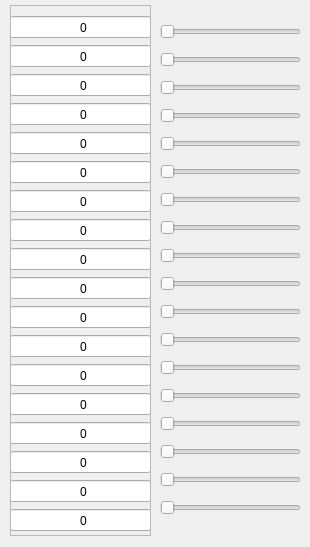
      <widget class="QWidget" name="tab_14">
       <attribute name="title">
        <string>2019</string>
       </attribute>
       <widget class="QFrame" name="verticalFrame_37">
        <property name="geometry">
         <rect>
          <x>10</x>
          <y>15</y>
          <width>141</width>
          <height>521</height>
         </rect>
        </property>
        <layout class="QVBoxLayout" name="verticalLayout_38">
         <property name="leftMargin">
          <number>0</number>
         </property>
         <property name="topMargin">
          <number>0</number>
         </property>
         <property name="rightMargin">
          <number>0</number>
         </property>
         <property name="bottomMargin">
          <number>0</number>
         </property>
         <item>
          <widget class="QLineEdit" name="lineEdit_1_2110">
           <property name="inputMethodHints">
            <set>Qt::ImhDigitsOnly</set>
           </property>
           <property name="text">
            <string/>
           </property>
           <property name="maxLength">
            <number>20</number>
           </property>
           <property name="alignment">
            <set>Qt::AlignLeading|Qt::AlignLeft|Qt::AlignVCenter</set>
           </property>
           <property name="cursorMoveStyle">
            <enum>Qt::LogicalMoveStyle</enum>
           </property>
           <property name="clearButtonEnabled">
            <bool>true</bool>
           </property>
          </widget>
         </item>
         <item>
          <widget class="QLineEdit" name="lineEdit_1_2120">
           <property name="inputMethodHints">
            <set>Qt::ImhDigitsOnly</set>
           </property>
           <property name="text">
            <string/>
           </property>
           <property name="maxLength">
            <number>20</number>
           </property>
           <property name="alignment">
            <set>Qt::AlignLeading|Qt::AlignLeft|Qt::AlignVCenter</set>
           </property>
           <property name="clearButtonEnabled">
            <bool>true</bool>
           </property>
          </widget>
         </item>
         <item>
          <widget class="QLineEdit" name="lineEdit_1_2100">
           <property name="inputMethodHints">
            <set>Qt::ImhDigitsOnly</set>
           </property>
           <property name="text">
            <string/>
           </property>
           <property name="maxLength">
            <number>20</number>
           </property>
           <property name="alignment">
            <set>Qt::AlignLeading|Qt::AlignLeft|Qt::AlignVCenter</set>
           </property>
           <property name="clearButtonEnabled">
            <bool>true</bool>
           </property>
          </widget>
         </item>
         <item>
          <widget class="QLineEdit" name="lineEdit_1_2210">
           <property name="inputMethodHints">
            <set>Qt::ImhDigitsOnly</set>
           </property>
           <property name="text">
            <string/>
           </property>
           <property name="maxLength">
            <number>20</number>
           </property>
           <property name="alignment">
            <set>Qt::AlignLeading|Qt::AlignLeft|Qt::AlignVCenter</set>
           </property>
           <property name="clearButtonEnabled">
            <bool>true</bool>
           </property>
          </widget>
         </item>
         <item>
          <widget class="QLineEdit" name="lineEdit_1_2220">
           <property name="inputMethodHints">
            <set>Qt::ImhDigitsOnly</set>
           </property>
           <property name="text">
            <string/>
           </property>
           <property name="maxLength">
            <number>20</number>
           </property>
           <property name="alignment">
            <set>Qt::AlignLeading|Qt::AlignLeft|Qt::AlignVCenter</set>
           </property>
           <property name="clearButtonEnabled">
            <bool>true</bool>
           </property>
          </widget>
         </item>
         <item>
          <widget class="QLineEdit" name="lineEdit_1_2200">
           <property name="inputMethodHints">
            <set>Qt::ImhDigitsOnly</set>
           </property>
           <property name="text">
            <string/>
           </property>
           <property name="maxLength">
            <number>20</number>
           </property>
           <property name="alignment">
            <set>Qt::AlignLeading|Qt::AlignLeft|Qt::AlignVCenter</set>
           </property>
           <property name="clearButtonEnabled">
            <bool>true</bool>
           </property>
          </widget>
         </item>
         <item>
          <widget class="QLineEdit" name="lineEdit_1_2310">
           <property name="inputMethodHints">
            <set>Qt::ImhDigitsOnly</set>
           </property>
           <property name="text">
            <string/>
           </property>
           <property name="maxLength">
            <number>20</number>
           </property>
           <property name="alignment">
            <set>Qt::AlignLeading|Qt::AlignLeft|Qt::AlignVCenter</set>
           </property>
           <property name="clearButtonEnabled">
            <bool>true</bool>
           </property>
          </widget>
         </item>
         <item>
          <widget class="QLineEdit" name="lineEdit_1_2320">
           <property name="inputMethodHints">
            <set>Qt::ImhDigitsOnly</set>
           </property>
           <property name="text">
            <string/>
           </property>
           <property name="maxLength">
            <number>20</number>
           </property>
           <property name="alignment">
            <set>Qt::AlignLeading|Qt::AlignLeft|Qt::AlignVCenter</set>
           </property>
           <property name="clearButtonEnabled">
            <bool>true</bool>
           </property>
          </widget>
         </item>
         <item>
          <widget class="QLineEdit" name="lineEdit_1_2330">
           <property name="inputMethodHints">
            <set>Qt::ImhDigitsOnly</set>
           </property>
           <property name="text">
            <string/>
           </property>
           <property name="maxLength">
            <number>20</number>
           </property>
           <property name="alignment">
            <set>Qt::AlignLeading|Qt::AlignLeft|Qt::AlignVCenter</set>
           </property>
           <property name="clearButtonEnabled">
            <bool>true</bool>
           </property>
          </widget>
         </item>
         <item>
          <widget class="QLineEdit" name="lineEdit_1_2340">
           <property name="inputMethodHints">
            <set>Qt::ImhDigitsOnly</set>
           </property>
           <property name="text">
            <string/>
           </property>
           <property name="maxLength">
            <number>20</number>
           </property>
           <property name="alignment">
            <set>Qt::AlignLeading|Qt::AlignLeft|Qt::AlignVCenter</set>
           </property>
           <property name="clearButtonEnabled">
            <bool>true</bool>
           </property>
          </widget>
         </item>
         <item>
          <widget class="QLineEdit" name="lineEdit_1_2350">
           <property name="inputMethodHints">
            <set>Qt::ImhDigitsOnly</set>
           </property>
           <property name="text">
            <string/>
           </property>
           <property name="maxLength">
            <number>20</number>
           </property>
           <property name="alignment">
            <set>Qt::AlignLeading|Qt::AlignLeft|Qt::AlignVCenter</set>
           </property>
           <property name="clearButtonEnabled">
            <bool>true</bool>
           </property>
          </widget>
         </item>
         <item>
          <widget class="QLineEdit" name="lineEdit_1_2300">
           <property name="inputMethodHints">
            <set>Qt::ImhDigitsOnly</set>
           </property>
           <property name="text">
            <string/>
           </property>
           <property name="maxLength">
            <number>20</number>
           </property>
           <property name="alignment">
            <set>Qt::AlignLeading|Qt::AlignLeft|Qt::AlignVCenter</set>
           </property>
           <property name="clearButtonEnabled">
            <bool>true</bool>
           </property>
          </widget>
         </item>
         <item>
          <widget class="QLineEdit" name="lineEdit_1_2410">
           <property name="inputMethodHints">
            <set>Qt::ImhDigitsOnly</set>
           </property>
           <property name="text">
            <string/>
           </property>
           <property name="maxLength">
            <number>20</number>
           </property>
           <property name="alignment">
            <set>Qt::AlignLeading|Qt::AlignLeft|Qt::AlignVCenter</set>
           </property>
           <property name="clearButtonEnabled">
            <bool>true</bool>
           </property>
          </widget>
         </item>
         <item>
          <widget class="QLineEdit" name="lineEdit_1_2421">
           <property name="inputMethodHints">
            <set>Qt::ImhDigitsOnly</set>
           </property>
           <property name="text">
            <string/>
           </property>
           <property name="maxLength">
            <number>20</number>
           </property>
           <property name="alignment">
            <set>Qt::AlignLeading|Qt::AlignLeft|Qt::AlignVCenter</set>
           </property>
           <property name="clearButtonEnabled">
            <bool>true</bool>
           </property>
          </widget>
         </item>
         <item>
          <widget class="QLineEdit" name="lineEdit_1_2430">
           <property name="inputMethodHints">
            <set>Qt::ImhDigitsOnly</set>
           </property>
           <property name="text">
            <string/>
           </property>
           <property name="maxLength">
            <number>20</number>
           </property>
           <property name="alignment">
            <set>Qt::AlignLeading|Qt::AlignLeft|Qt::AlignVCenter</set>
           </property>
           <property name="clearButtonEnabled">
            <bool>true</bool>
           </property>
          </widget>
         </item>
         <item>
          <widget class="QLineEdit" name="lineEdit_1_2450">
           <property name="inputMethodHints">
            <set>Qt::ImhDigitsOnly</set>
           </property>
           <property name="text">
            <string/>
           </property>
           <property name="maxLength">
            <number>20</number>
           </property>
           <property name="alignment">
            <set>Qt::AlignLeading|Qt::AlignLeft|Qt::AlignVCenter</set>
           </property>
           <property name="clearButtonEnabled">
            <bool>true</bool>
           </property>
          </widget>
         </item>
         <item>
          <widget class="QLineEdit" name="lineEdit_1_2460">
           <property name="inputMethodHints">
            <set>Qt::ImhDigitsOnly</set>
           </property>
           <property name="text">
            <string/>
           </property>
           <property name="maxLength">
            <number>20</number>
           </property>
           <property name="alignment">
            <set>Qt::AlignLeading|Qt::AlignLeft|Qt::AlignVCenter</set>
           </property>
           <property name="clearButtonEnabled">
            <bool>true</bool>
           </property>
          </widget>
         </item>
         <item>
          <widget class="QLineEdit" name="lineEdit_1_2400">
           <property name="inputMethodHints">
            <set>Qt::ImhDigitsOnly</set>
           </property>
           <property name="text">
            <string/>
           </property>
           <property name="maxLength">
            <number>20</number>
           </property>
           <property name="alignment">
            <set>Qt::AlignLeading|Qt::AlignLeft|Qt::AlignVCenter</set>
           </property>
           <property name="clearButtonEnabled">
            <bool>true</bool>
           </property>
          </widget>
         </item>
        </layout>
       </widget>
       <widget class="QFrame" name="frame_9">
        <property name="geometry">
         <rect>
          <x>10</x>
          <y>5</y>
          <width>141</width>
          <height>531</height>
         </rect>
        </property>
        <property name="frameShape">
         <enum>QFrame::StyledPanel</enum>
        </property>
        <property name="frameShadow">
         <enum>QFrame::Raised</enum>
        </property>
        <widget class="QLabel" name="label_273">
         <property name="geometry">
          <rect>
           <x>50</x>
           <y>16</y>
           <width>47</width>
           <height>13</height>
          </rect>
         </property>
         <property name="text">
          <string>0</string>
         </property>
         <property name="alignment">
          <set>Qt::AlignCenter</set>
         </property>
        </widget>
        <widget class="QLabel" name="label_274">
         <property name="geometry">
          <rect>
           <x>50</x>
           <y>45</y>
           <width>47</width>
           <height>13</height>
          </rect>
         </property>
         <property name="text">
          <string>0</string>
         </property>
         <property name="alignment">
          <set>Qt::AlignCenter</set>
         </property>
        </widget>
        <widget class="QLabel" name="label_275">
         <property name="geometry">
          <rect>
           <x>50</x>
           <y>74</y>
           <width>47</width>
           <height>13</height>
          </rect>
         </property>
         <property name="text">
          <string>0</string>
         </property>
         <property name="alignment">
          <set>Qt::AlignCenter</set>
         </property>
        </widget>
        <widget class="QLabel" name="label_276">
         <property name="geometry">
          <rect>
           <x>50</x>
           <y>103</y>
           <width>47</width>
           <height>13</height>
          </rect>
         </property>
         <property name="text">
          <string>0</string>
         </property>
         <property name="alignment">
          <set>Qt::AlignCenter</set>
         </property>
        </widget>
        <widget class="QLabel" name="label_277">
         <property name="geometry">
          <rect>
           <x>50</x>
           <y>132</y>
           <width>47</width>
           <height>13</height>
          </rect>
         </property>
         <property name="text">
          <string>0</string>
         </property>
         <property name="alignment">
          <set>Qt::AlignCenter</set>
         </property>
        </widget>
        <widget class="QLabel" name="label_278">
         <property name="geometry">
          <rect>
           <x>50</x>
           <y>161</y>
           <width>47</width>
           <height>13</height>
          </rect>
         </property>
         <property name="text">
          <string>0</string>
         </property>
         <property name="alignment">
          <set>Qt::AlignCenter</set>
         </property>
        </widget>
        <widget class="QLabel" name="label_279">
         <property name="geometry">
          <rect>
           <x>50</x>
           <y>190</y>
           <width>47</width>
           <height>13</height>
          </rect>
         </property>
         <property name="text">
          <string>0</string>
         </property>
         <property name="alignment">
          <set>Qt::AlignCenter</set>
         </property>
        </widget>
        <widget class="QLabel" name="label_280">
         <property name="geometry">
          <rect>
           <x>50</x>
           <y>219</y>
           <width>47</width>
           <height>13</height>
          </rect>
         </property>
         <property name="text">
          <string>0</string>
         </property>
         <property name="alignment">
          <set>Qt::AlignCenter</set>
         </property>
        </widget>
        <widget class="QLabel" name="label_281">
         <property name="geometry">
          <rect>
           <x>50</x>
           <y>248</y>
           <width>47</width>
           <height>13</height>
          </rect>
         </property>
         <property name="text">
          <string>0</string>
         </property>
         <property name="alignment">
          <set>Qt::AlignCenter</set>
         </property>
        </widget>
        <widget class="QLabel" name="label_282">
         <property name="geometry">
          <rect>
           <x>50</x>
           <y>277</y>
           <width>47</width>
           <height>13</height>
          </rect>
         </property>
         <property name="text">
          <string>0</string>
         </property>
         <property name="alignment">
          <set>Qt::AlignCenter</set>
         </property>
        </widget>
        <widget class="QLabel" name="label_283">
         <property name="geometry">
          <rect>
           <x>50</x>
           <y>335</y>
           <width>47</width>
           <height>13</height>
          </rect>
         </property>
         <property name="text">
          <string>0</string>
         </property>
         <property name="alignment">
          <set>Qt::AlignCenter</set>
         </property>
        </widget>
        <widget class="QLabel" name="label_284">
         <property name="geometry">
          <rect>
           <x>50</x>
           <y>364</y>
           <width>47</width>
           <height>13</height>
          </rect>
         </property>
         <property name="text">
          <string>0</string>
         </property>
         <property name="alignment">
          <set>Qt::AlignCenter</set>
         </property>
        </widget>
        <widget class="QLabel" name="label_285">
         <property name="geometry">
          <rect>
           <x>50</x>
           <y>393</y>
           <width>47</width>
           <height>13</height>
          </rect>
         </property>
         <property name="text">
          <string>0</string>
         </property>
         <property name="alignment">
          <set>Qt::AlignCenter</set>
         </property>
        </widget>
        <widget class="QLabel" name="label_286">
         <property name="geometry">
          <rect>
           <x>50</x>
           <y>422</y>
           <width>47</width>
           <height>13</height>
          </rect>
         </property>
         <property name="text">
          <string>0</string>
         </property>
         <property name="alignment">
          <set>Qt::AlignCenter</set>
         </property>
        </widget>
        <widget class="QLabel" name="label_287">
         <property name="geometry">
          <rect>
           <x>50</x>
           <y>451</y>
           <width>47</width>
           <height>13</height>
          </rect>
         </property>
         <property name="text">
          <string>0</string>
         </property>
         <property name="alignment">
          <set>Qt::AlignCenter</set>
         </property>
        </widget>
        <widget class="QLabel" name="label_288">
         <property name="geometry">
          <rect>
           <x>50</x>
           <y>480</y>
           <width>47</width>
           <height>13</height>
          </rect>
         </property>
         <property name="text">
          <string>0</string>
         </property>
         <property name="alignment">
          <set>Qt::AlignCenter</set>
         </property>
        </widget>
        <widget class="QLabel" name="label_289">
         <property name="geometry">
          <rect>
           <x>50</x>
           <y>509</y>
           <width>47</width>
           <height>13</height>
          </rect>
         </property>
         <property name="text">
          <string>0</string>
         </property>
         <property name="alignment">
          <set>Qt::AlignCenter</set>
         </property>
        </widget>
        <widget class="QLabel" name="label_290">
         <property name="geometry">
          <rect>
           <x>50</x>
           <y>306</y>
           <width>47</width>
           <height>13</height>
          </rect>
         </property>
         <property name="text">
          <string>0</string>
         </property>
         <property name="alignment">
          <set>Qt::AlignCenter</set>
         </property>
        </widget>
       </widget>
       <widget class="QFrame" name="verticalFrame_40">
        <property name="geometry">
         <rect>
          <x>160</x>
          <y>17</y>
          <width>141</width>
          <height>521</height>
         </rect>
        </property>
        <layout class="QVBoxLayout" name="verticalLayout_41">
         <property name="leftMargin">
          <number>0</number>
         </property>
         <property name="topMargin">
          <number>0</number>
         </property>
         <property name="rightMargin">
          <number>0</number>
         </property>
         <property name="bottomMargin">
          <number>0</number>
         </property>
         <item>
          <widget class="QSlider" name="horizontalSlider_1_2110">
           <property name="maximum">
            <number>1000000</number>
           </property>
           <property name="orientation">
            <enum>Qt::Horizontal</enum>
           </property>
          </widget>
         </item>
         <item>
          <widget class="QSlider" name="horizontalSlider_1_2120">
           <property name="maximum">
            <number>1000000</number>
           </property>
           <property name="orientation">
            <enum>Qt::Horizontal</enum>
           </property>
          </widget>
         </item>
         <item>
          <widget class="QSlider" name="horizontalSlider_1_2100">
           <property name="maximum">
            <number>1000000</number>
           </property>
           <property name="orientation">
            <enum>Qt::Horizontal</enum>
           </property>
          </widget>
         </item>
         <item>
          <widget class="QSlider" name="horizontalSlider_1_2210">
           <property name="maximum">
            <number>1000000</number>
           </property>
           <property name="orientation">
            <enum>Qt::Horizontal</enum>
           </property>
          </widget>
         </item>
         <item>
          <widget class="QSlider" name="horizontalSlider_1_2220">
           <property name="maximum">
            <number>1000000</number>
           </property>
           <property name="orientation">
            <enum>Qt::Horizontal</enum>
           </property>
          </widget>
         </item>
         <item>
          <widget class="QSlider" name="horizontalSlider_1_2200">
           <property name="maximum">
            <number>1000000</number>
           </property>
           <property name="orientation">
            <enum>Qt::Horizontal</enum>
           </property>
          </widget>
         </item>
         <item>
          <widget class="QSlider" name="horizontalSlider_1_2310">
           <property name="maximum">
            <number>1000000</number>
           </property>
           <property name="orientation">
            <enum>Qt::Horizontal</enum>
           </property>
          </widget>
         </item>
         <item>
          <widget class="QSlider" name="horizontalSlider_1_2320">
           <property name="maximum">
            <number>1000000</number>
           </property>
           <property name="orientation">
            <enum>Qt::Horizontal</enum>
           </property>
          </widget>
         </item>
         <item>
          <widget class="QSlider" name="horizontalSlider_1_2330">
           <property name="maximum">
            <number>1000000</number>
           </property>
           <property name="orientation">
            <enum>Qt::Horizontal</enum>
           </property>
          </widget>
         </item>
         <item>
          <widget class="QSlider" name="horizontalSlider_1_2340">
           <property name="maximum">
            <number>1000000</number>
           </property>
           <property name="orientation">
            <enum>Qt::Horizontal</enum>
           </property>
          </widget>
         </item>
         <item>
          <widget class="QSlider" name="horizontalSlider_1_2350">
           <property name="maximum">
            <number>1000000</number>
           </property>
           <property name="orientation">
            <enum>Qt::Horizontal</enum>
           </property>
          </widget>
         </item>
         <item>
          <widget class="QSlider" name="horizontalSlider_1_2300">
           <property name="maximum">
            <number>1000000</number>
           </property>
           <property name="orientation">
            <enum>Qt::Horizontal</enum>
           </property>
          </widget>
         </item>
         <item>
          <widget class="QSlider" name="horizontalSlider_1_2410">
           <property name="maximum">
            <number>1000000</number>
           </property>
           <property name="orientation">
            <enum>Qt::Horizontal</enum>
           </property>
          </widget>
         </item>
         <item>
          <widget class="QSlider" name="horizontalSlider_1_2421">
           <property name="maximum">
            <number>1000000</number>
           </property>
           <property name="orientation">
            <enum>Qt::Horizontal</enum>
           </property>
          </widget>
         </item>
         <item>
          <widget class="QSlider" name="horizontalSlider_1_2430">
           <property name="maximum">
            <number>1000000</number>
           </property>
           <property name="orientation">
            <enum>Qt::Horizontal</enum>
           </property>
          </widget>
         </item>
         <item>
          <widget class="QSlider" name="horizontalSlider_1_2450">
           <property name="maximum">
            <number>1000000</number>
           </property>
           <property name="orientation">
            <enum>Qt::Horizontal</enum>
           </property>
          </widget>
         </item>
         <item>
          <widget class="QSlider" name="horizontalSlider_1_2460">
           <property name="maximum">
            <number>1000000</number>
           </property>
           <property name="orientation">
            <enum>Qt::Horizontal</enum>
           </property>
          </widget>
         </item>
         <item>
          <widget class="QSlider" name="horizontalSlider_1_2400">
           <property name="maximum">
            <number>1000000</number>
           </property>
           <property name="orientation">
            <enum>Qt::Horizontal</enum>
           </property>
          </widget>
         </item>
        </layout>
       </widget>
      </widget>
